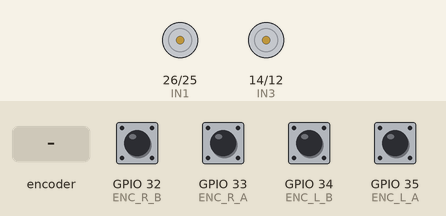
Recording of a sketch running on a simulated ESP32. Shown: motor-driver pin pairs drawn as motors (green arrow = first pin HIGH = forward, orange = second pin HIGH = backward, longer = more drive, scaled by the enable pin). The test bench sets the inputs (shaded band); at power-on: GPIO 32 (ENC_R_B), GPIO 33 (ENC_R_A), GPIO 34 (ENC_L_B), GPIO 35 (ENC_L_A) HIGH. The ROS host is connected and sends only what is stated.

Above: at 3.2 s.
3.3 s: rotary encoder on GPIO 33 (ENC_R_A) / GPIO 34 (ENC_L_B) turned 1 step (first pin leading)
At 3.57 s:
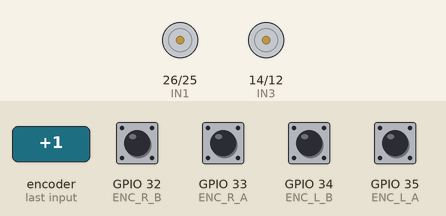
5.1 s: GPIO 35 (ENC_L_A) pulsed LOW 2 times (0.12 s each, 0.3 s apart)
At 5.39 s:
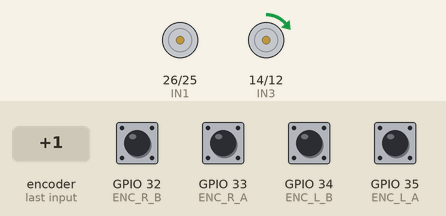
Timing chart, 0 to 8.1 s (numbered marks = the images above; inputs shaded):
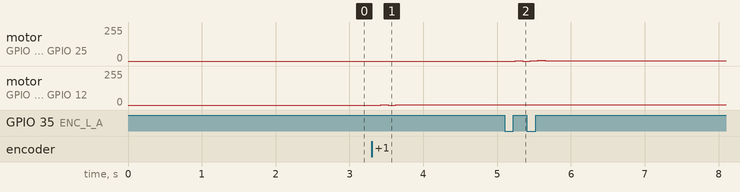

The sketch:

arduino_esp.ino
```cpp
#include <Arduino.h>
#include <micro_ros_arduino.h>

#include <rcl/rcl.h>
#include <rclc/rclc.h>
#include <rclc/executor.h>

#include <sensor_msgs/msg/joint_state.h>
#include <std_msgs/msg/float32.h>

//////////////////////////////////////////////////////
// PIN CONFIG
//////////////////////////////////////////////////////

#define IN1 26
#define IN2 25
#define ENA 27

#define IN3 14
#define IN4 12
#define ENB 13

#define ENC_L_A 35
#define ENC_L_B 34
#define ENC_R_A 33
#define ENC_R_B 32

//////////////////////////////////////////////////////
// PWM
//////////////////////////////////////////////////////

#define PWM_FREQ 20000
#define PWM_RES 10
#define PWM_MAX ((1 << PWM_RES) - 1)

#define PWM_CH_L 0
#define PWM_CH_R 1

//////////////////////////////////////////////////////
// Encoder variables
//////////////////////////////////////////////////////

volatile long ticksL = 0;
volatile long ticksR = 0;

long lastTicksL = 0;
long lastTicksR = 0;

portMUX_TYPE mux = portMUX_INITIALIZER_UNLOCKED;

//////////////////////////////////////////////////////
// Motor parameters
//////////////////////////////////////////////////////

#define PPR 11
#define GEAR_RATIO 34

//////////////////////////////////////////////////////
// PID gains
//////////////////////////////////////////////////////

float Kp = 8.0;
float Ki = 20.0;
float Kd = 0.02;

float eL = 0, eL1 = 0, eL2 = 0;
float eR = 0, eR1 = 0, eR2 = 0;

float uL = 0;
float uR = 0;

//////////////////////////////////////////////////////
// ROS
//////////////////////////////////////////////////////

rcl_node_t node;
rcl_subscription_t sub_joint;
rcl_publisher_t pub_left;
rcl_publisher_t pub_right;

rclc_executor_t executor;
rclc_support_t support;
rcl_allocator_t allocator;

sensor_msgs__msg__JointState joint_msg;
std_msgs__msg__Float32 velL_msg;
std_msgs__msg__Float32 velR_msg;

//////////////////////////////////////////////////////
// Control variables
//////////////////////////////////////////////////////

float setpointL_rpm = 0.0;
float setpointR_rpm = 0.0;

unsigned long lastSample = 0;
#define SAMPLE_MS 100
#define SAMPLE_S 0.1

//////////////////////////////////////////////////////
// Encoder ISR
//////////////////////////////////////////////////////

void IRAM_ATTR encLA() {
  int b = digitalRead(ENC_L_B);
  portENTER_CRITICAL_ISR(&mux);
  ticksL += (b ? -1 : 1);
  portEXIT_CRITICAL_ISR(&mux);
}

void IRAM_ATTR encRA() {
  int b = digitalRead(ENC_R_B);
  portENTER_CRITICAL_ISR(&mux);
  ticksR += (b ? -1 : 1);
  portEXIT_CRITICAL_ISR(&mux);
}

//////////////////////////////////////////////////////
// Helper
//////////////////////////////////////////////////////

float radps_to_rpm(float w_rad_s) {
  return w_rad_s * 60.0 / (2.0 * PI);
}

int find_joint_index(const sensor_msgs__msg__JointState *msg, const char *target) {
  for (size_t i = 0; i < msg->name.size; i++) {
    if (msg->name.data[i].data != NULL && strcmp(msg->name.data[i].data, target) == 0) {
      return (int)i;
    }
  }
  return -1;
}

//////////////////////////////////////////////////////
// JOINT STATES callback
//////////////////////////////////////////////////////

void joint_callback(const void *msgin) {
  const sensor_msgs__msg__JointState *msg =
      (const sensor_msgs__msg__JointState *)msgin;

  // Change these names to EXACTLY match your Gazebo joint names
  int idxL = find_joint_index(msg, "left_wheel_joint");
  int idxR = find_joint_index(msg, "right_wheel_joint");

  if (idxL >= 0 && idxL < (int)msg->velocity.size) {
    setpointL_rpm = radps_to_rpm(msg->velocity.data[idxL]);
  }

  if (idxR >= 0 && idxR < (int)msg->velocity.size) {
    setpointR_rpm = radps_to_rpm(msg->velocity.data[idxR]);
  }

}

//////////////////////////////////////////////////////
// PID incremental
//////////////////////////////////////////////////////

float pid_update(float &u, float e, float e1, float e2) {
  u += (Kp + Kd / SAMPLE_S) * e;
  u += (-Kp + Ki * SAMPLE_S - 2.0 * Kd / SAMPLE_S) * e1;
  u += (Kd / SAMPLE_S) * e2;

  u = constrain(u, -PWM_MAX, PWM_MAX);
  return u;
}

//////////////////////////////////////////////////////
// Motor drive
//////////////////////////////////////////////////////

void setMotorL(float u) {
  int duty = (int)constrain(fabs(u), 0, PWM_MAX);

  if (u > 0) {
    digitalWrite(IN1, HIGH);
    digitalWrite(IN2, LOW);
  } else if (u < 0) {
    digitalWrite(IN1, LOW);
    digitalWrite(IN2, HIGH);
  } else {
    digitalWrite(IN1, LOW);
    digitalWrite(IN2, LOW);
  }

  ledcWrite(PWM_CH_L, duty);
}

void setMotorR(float u) {
  int duty = (int)constrain(fabs(u), 0, PWM_MAX);

  if (u > 0) {
    digitalWrite(IN3, HIGH);
    digitalWrite(IN4, LOW);
  } else if (u < 0) {
    digitalWrite(IN3, LOW);
    digitalWrite(IN4, HIGH);
  } else {
    digitalWrite(IN3, LOW);
    digitalWrite(IN4, LOW);
  }

  ledcWrite(PWM_CH_R, duty);
}

//////////////////////////////////////////////////////
// SETUP
//////////////////////////////////////////////////////

void setup() {
  Serial.begin(115200);
  delay(2000);

  set_microros_transports();

  allocator = rcl_get_default_allocator();
  rclc_support_init(&support, 0, NULL, &allocator);
  rclc_node_init_default(&node, "esp32_diffdrive", "", &support);

  rclc_subscription_init_default(
      &sub_joint,
      &node,
      ROSIDL_GET_MSG_TYPE_SUPPORT(sensor_msgs, msg, JointState),
      "/joint_states");

  rclc_publisher_init_default(
      &pub_left,
      &node,
      ROSIDL_GET_MSG_TYPE_SUPPORT(std_msgs, msg, Float32),
      "/wheel_left_measured_rpm");

  rclc_publisher_init_default(
      &pub_right,
      &node,
      ROSIDL_GET_MSG_TYPE_SUPPORT(std_msgs, msg, Float32),
      "/wheel_right_measured_rpm");

  rclc_executor_init(&executor, &support.context, 1, &allocator);
  rclc_executor_add_subscription(
      &executor, &sub_joint, &joint_msg, &joint_callback, ON_NEW_DATA);

  pinMode(IN1, OUTPUT);
  pinMode(IN2, OUTPUT);
  pinMode(IN3, OUTPUT);
  pinMode(IN4, OUTPUT);

  ledcSetup(PWM_CH_L, PWM_FREQ, PWM_RES);
  ledcAttachPin(ENA, PWM_CH_L);

  ledcSetup(PWM_CH_R, PWM_FREQ, PWM_RES);
  ledcAttachPin(ENB, PWM_CH_R);

  // GPIO34 and GPIO35: INPUT only, no internal pullup
  pinMode(ENC_L_A, INPUT);
  pinMode(ENC_L_B, INPUT);
  pinMode(ENC_R_A, INPUT_PULLUP);
  pinMode(ENC_R_B, INPUT_PULLUP);

  attachInterrupt(digitalPinToInterrupt(ENC_L_A), encLA, RISING);
  attachInterrupt(digitalPinToInterrupt(ENC_R_A), encRA, RISING);
}

//////////////////////////////////////////////////////
// LOOP
//////////////////////////////////////////////////////

void loop() {
  rclc_executor_spin_some(&executor, RCL_MS_TO_NS(10));

  if (millis() - lastSample < SAMPLE_MS) return;
  lastSample = millis();

  long tL, tR;
  portENTER_CRITICAL(&mux);
  tL = ticksL;
  tR = ticksR;
  portEXIT_CRITICAL(&mux);

  long dL = tL - lastTicksL;
  long dR = tR - lastTicksR;

  lastTicksL = tL;
  lastTicksR = tR;

  float rpmL = (dL / (float)(PPR * GEAR_RATIO)) / SAMPLE_S * 60.0;
  float rpmR = (dR / (float)(PPR * GEAR_RATIO)) / SAMPLE_S * 60.0;

  eL2 = eL1;
  eL1 = eL;
  eL = setpointL_rpm - rpmL;

  eR2 = eR1;
  eR1 = eR;
  eR = setpointR_rpm - rpmR;

  float outL = pid_update(uL, eL, eL1, eL2);
  float outR = pid_update(uR, eR, eR1, eR2);

  setMotorL(outL);
  setMotorR(outR);

  velL_msg.data = rpmL;
  velR_msg.data = rpmR;

  rcl_publish(&pub_left, &velL_msg, NULL);
  rcl_publish(&pub_right, &velR_msg, NULL);
}
```

Measured:
- after the input at 3.3 s, motor on GPIO 14 (IN3) / GPIO 12 (IN4): stopped → forward 3/255 after 0.13 s, → stopped 0.10 s later, → forward 1/255 0.10 s later
- after the input at 5.1 s, motor on GPIO 26 (IN1) / GPIO 25 (IN2): stopped → forward 3/255 after 0.15 s, → stopped 0.10 s later, → forward 1/255 0.10 s later, → forward 4/255 0.10 s later, … (5 changes in this stretch)
